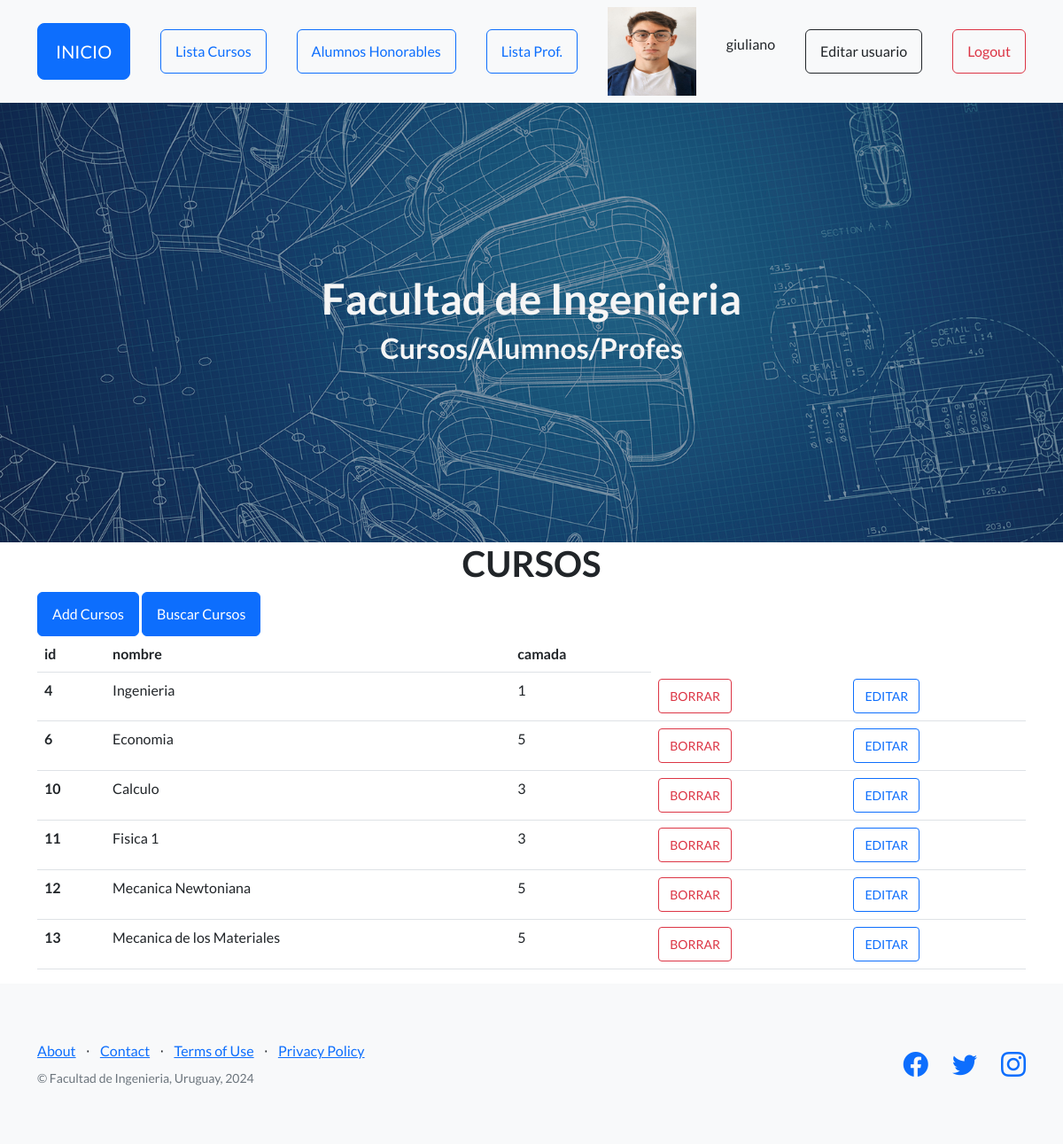
/AppCoder/ver_cursos (signed in), run on the app's committed database.
### AppCoder/models.py (models this page shows, shortened)
class Curso(models.Model):
    nombre = models.CharField(max_length=40)
    camada = models.IntegerField()

### AppCoder/views.py (the view)
# urls.py: path("ver_cursos",  views.ver_cursos , name="cursos"),
def ver_cursos(request):
    cursos = Curso.objects.all()
    avatares = Avatar.objects.filter(user=request.user.id)
    return render( request , "cursos.html" , {"cursos": cursos, 'url': avatares[0].imagen.url if avatares.exists() else None})

### AppCoder/template/cursos.html
{% extends 'padre.html' %}
{% load static %}
{% block contenido %}
<main class="container">
    <h1 class="text-center"> CURSOS </h1>
    {% if request.user.is_authenticated %}
    <a class="btn btn-primary" href="{% url 'add_cursos' %}">Add Cursos</a>
    {% endif %}
    <a class="btn btn-primary" href="{% url 'buscar_cursos' %}">Buscar Cursos</a>
    <table class="table">
        <thead>
            <tr>
                <th>id</th>
                <th>nombre</th>
                <th>camada</th>
            </tr>
        </thead>
        <tbody>
            {% for n in cursos %}
            <tr>
                <th scope="row">{{n.id}}</th>
                <td>{{n.nombre}}</td>
                <td>{{n.camada}}</td>
                {% if request.user.is_authenticated %}
                <td><a href="{% url 'elimina_curso' n.id %}" class="btn btn-outline-danger btn-sm">BORRAR</a></td>
                <td><a href="{% url 'editar_curso' n.id %}" class="btn btn-outline-primary btn-sm">EDITAR</a></td>
                {% endif %}
            </tr>
            {% endfor %}
        </tbody>
    </table>
</main>
{% endblock %}

### AppCoder/template/padre.html (shortened to what this page needs)
<!DOCTYPE html>
<html lang="en">
<head>
    {% load static %}
    <link href="https://cdn.jsdelivr.net/npm/bootstrap-icons@1.5.0/font/bootstrap-icons.css" rel="stylesheet"
        type="text/css" />
    <link href="{% static 'AppCoder/css/styles.css' %}" rel="stylesheet" />
</head>
<body>
    <nav class="navbar navbar-light bg-light static-top">
        <div class="container">
            <a class="btn btn-primary btn-lg" href="{% url 'home' %}">INICIO</a>
            <a class="btn btn-outline-primary" href="{% url 'cursos' %}"">Lista Cursos</a>
            <a class=" btn btn-outline-primary" href="{% url 'ver_alumnos' %}">Alumnos Honorables</a>
            <a class="btn btn-outline-primary" href="{% url 'ver_profesores' %}">Lista Prof.</a>
            {% if request.user.is_authenticated %}
            <img src="{{url}}" alt="" width="100px" height="100px">
            <p>{{user.username}}</p>
            <a href="{% url 'EditarPerfil' %}" class="btn btn-outline-dark">Editar usuario</a>
            {% endif %}
            {% if request.user.is_authenticated %}
            <form method="post" action="{% url 'Logout' %}">
                <button type="submit" class="btn btn-outline-danger">Logout</button>
            </form>
            {% endif %}
        </div>
    </nav>
    <header class="masthead">
        <div class="container position-relative">
            <h1 class="text-center" style="color:whitesmoke">Facultad de Ingenieria</h1>
            <h2 class="text-center" style="color: whitesmoke">Cursos/Alumnos/Profes </h2>
        </div>
    </header>
    {% block contenido %}
    {% endblock %}
    <footer class="footer bg-light">
        <div class="container">
            <div class="row">
                <div class="col-lg-6 h-100 text-center text-lg-start my-auto">
                    <ul class="list-inline mb-2">
                        <li class="list-inline-item"><a href="#!">About</a></li>
                        <li class="list-inline-item">⋅</li>
                        <li class="list-inline-item"><a href="#!">Contact</a></li>
                        <li class="list-inline-item">⋅</li>
                        <li class="list-inline-item"><a href="#!">Terms of Use</a></li>
                        <li class="list-inline-item">⋅</li>
                        <li class="list-inline-item"><a href="#!">Privacy Policy</a></li>
                    </ul>
                    <p class="text-muted small mb-4 mb-lg-0">&copy; Facultad de Ingenieria, Uruguay, 2024</p>
                </div>
                <div class="col-lg-6 h-100 text-center text-lg-end my-auto">
                    <ul class="list-inline mb-0">
                        <li class="list-inline-item me-4">
                            <a href="#!"><i class="bi-facebook fs-3"></i></a>
                        </li>
                        <li class="list-inline-item me-4">
                            <a href="#!"><i class="bi-twitter fs-3"></i></a>
                        </li>
                        <li class="list-inline-item">
                            <a href="#!"><i class="bi-instagram fs-3"></i></a>
                        </li>
                    </ul>
                </div>
            </div>
        </div>
    </footer>
</body>
</html>

### data on the page
Curso: id "4", nombre "Ingenieria", camada "1"
Curso: id "6", nombre "Economia", camada "5"
Curso: id "10", nombre "Calculo", camada "3"
Curso: id "11", nombre "Fisica 1", camada "3"
Curso: id "12", nombre "Mecanica Newtoniana", camada "5"
Curso: id "13", nombre "Mecanica de los Materiales", camada "5"

### other printed values
{{ user.username }} "giuliano"
